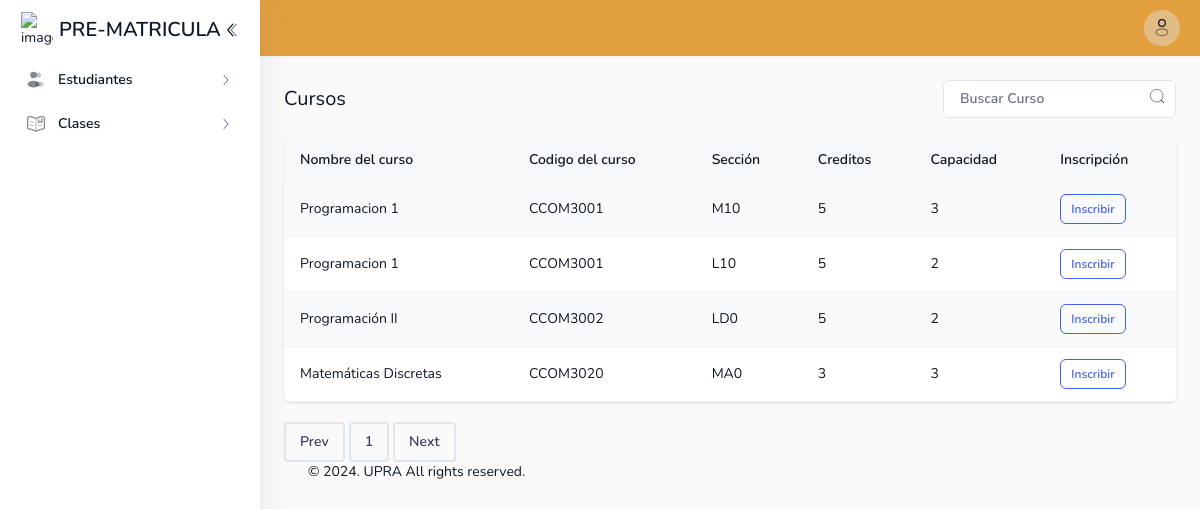
/template/student/controllers/coursesController.php (signed in), run on the app's committed database.
### tables this page shows
CREATE TABLE `section` (
  `course_id` char(8) NOT NULL,
  `section_id` char(3) NOT NULL,
  `capacity` int(3) UNSIGNED NOT NULL
);

CREATE TABLE `course` (
  `course_id` char(8) NOT NULL,
  `title` varchar(30) NOT NULL,
  `credits` tinyint(1) NOT NULL
);

### template/student/models/coursesModel.php (called while the page is built, shortened)
<?php
class CoursesModel {
    public static function getCoursesByPage($conn, $page, $perPage, $searchTerm) {
        $offset = ($page - 1) * $perPage;
        $sql = "
            SELECT
                course.title AS title,
                course.course_id AS course_id,
                course.credits AS credits,
                section.capacity AS capacity,
                section.section_id AS section_id
            FROM
                course
            JOIN
                section ON course.course_id = section.course_id";
        $sql .= " LIMIT $perPage OFFSET $offset";
        $result = $conn->query($sql);
        if ($result) {
            $courses = [];
            while ($row = $result->fetch_assoc()) {
                $courses[] = $row;
            }
            return $courses;
        } else {
            die("Error in the query: " . $conn->error);
        }
    }
    public static function getEnrolledCourses($conn, $student_id) {
        $sql = "SELECT course_id FROM enrollment WHERE student_id = ?";
        $stmt = $conn->prepare($sql);
        $stmt->bind_param("s", $student_id);
        $stmt->execute();
        $result = $stmt->get_result();
        if ($result) {
            $enrolledCourses = [];
            return $enrolledCourses;
        } else {
            die("Error in the query: " . $conn->error);
        }
    }
    public static function getTotalCourses($conn) {
        $sql = "SELECT COUNT(*) as total FROM course";
        $result = $conn->query($sql);
        if ($result) {
            $row = $result->fetch_assoc();
            return $row['total'];
        } else {
            die("Error in the query: " . $conn->error);
        }
    }
}
?>

### template/student/views/classes.php (the view, shortened to what this page needs)
<!DOCTYPE html>
<html lang="en" dir="ltr">
<head>
    <link rel="stylesheet" type="text/css" media="screen" href="assets/css/perfect-scrollbar.min.css" />
    <link rel="stylesheet" type="text/css" media="screen" href="assets/css/style.css" />
    <link defer rel="stylesheet" type="text/css" media="screen" href="assets/css/animate.css" />
</head>
<body x-data="main" class="relative overflow-x-hidden font-nunito text-sm font-normal antialiased" :class="[ $store.app.sidebar ? 'toggle-sidebar' : '', $store.app.theme === 'dark' || $store.app.isDarkMode ?  'dark' : '', $store.app.menu, $store.app.layout,$store.app.rtlClass]">
    <div class="main-container min-h-screen text-black dark:text-white-dark" :class="[$store.app.navbar]">
        <div :class="{'dark text-white-dark' : $store.app.semidark}">
            <nav x-data="sidebar" class="sidebar fixed top-0 bottom-0 z-50 h-full min-h-screen w-[260px] shadow-[5px_0_25px_0_rgba(94,92,154,0.1)] transition-all duration-300">
                <div class="h-full bg-white dark:bg-[#0e1726]">
                    <div class="flex items-center justify-between px-4 py-3">
                        <a href="#" class="main-logo flex shrink-0 items-center">
                            <img class="ml-[5px] w-8 flex-none" src="assets/images/university.png" alt="image" />
                            <span style='font-size: 20px' class="align-middle text-2xl font-semibold ltr:ml-1.5 rtl:mr-1.5 dark:text-white-light lg:inline">PRE-MATRICULA</span>
                        </a>
                        <a href="javascript:;" class="collapse-icon flex h-8 w-8 items-center rounded-full transition duration-300 hover:bg-gray-500/10 rtl:rotate-180 dark:text-white-light dark:hover:bg-dark-light/10" @click="$store.app.toggleSidebar()">
                        </a>
                    </div>
                    <ul
                            class="perfect-scrollbar relative h-[calc(100vh-80px)] space-y-0.5 overflow-y-auto overflow-x-hidden p-4 py-0 font-semibold"
                            x-data="{ activeDropdown: null }"
                        >
                            <li class="menu nav-item">
                                <button
                                    type="button"
                                    class="nav-link group"
                                    :class="{'active' : activeDropdown === 'students'}"
                                    @click="activeDropdown === 'students' ? activeDropdown = null : activeDropdown = 'students'"
                                >
                                    <div class="flex items-center">
                                        <span class="text-black ltr:pl-3 rtl:pr-3 dark:text-[#506690] dark:group-hover:text-white-dark">Estudiantes</span>
                                    </div>
                                    <div class="rtl:rotate-180" :class="{'!rotate-90' : activeDropdown === 'students'}">
                                        <svg width="16" height="16" viewBox="0 0 24 24" fill="none" xmlns="http://www.w3.org/2000/svg">
                                            <path d="M9 5L15 12L9 19" stroke="currentColor" stroke-width="1.5" stroke-linecap="round" stroke-linejoin="round" />
                                        </svg>
                                    </div>
                                </button>
                            <li class="menu nav-item">
                                <button
                                    type="button"
                                    class="nav-link group"
                                    :class="{'active' : activeDropdown === 'classes'}"
                                    @click="activeDropdown === 'students' ? activeDropdown = null : activeDropdown = 'classes'"
                                >
                                    <div class="flex items-center">
                                        <span class="text-black ltr:pl-3 rtl:pr-3 dark:text-[#506690] dark:group-hover:text-white-dark">Clases</span>
                                    </div>
                                    <div class="rtl:rotate-180" :class="{'!rotate-90' : activeDropdown === 'students'}">
                                        <svg width="16" height="16" viewBox="0 0 24 24" fill="none" xmlns="http://www.w3.org/2000/svg">
                                            <path d="M9 5L15 12L9 19" stroke="currentColor" stroke-width="1.5" stroke-linecap="round" stroke-linejoin="round" />
                                        </svg>
                                    </div>
                                </button>
                            </li>
                    </ul>
                </div>
            </nav>
        </div>
        <div class="main-content flex flex-col min-h-screen">
            <header class="z-40" :class="{'dark' : $store.app.semidark && $store.app.menu === 'horizontal'}">
                <div class="shadow-sm">
                    <div class="relative flex w-full items-center bg-warning px-5 py-2.5 dark:bg-[#0e1726]">
                        <div x-data="header" class="flex items-center space-x-1.5 ltr:ml-auto rtl:mr-auto rtl:space-x-reverse dark:text-[#d0d2d6] sm:flex-1 ltr:sm:ml-0 sm:rtl:mr-0 lg:space-x-2">
                            <div class="dropdown flex-shrink-0" x-data="dropdown" @click.outside="open = false">
                                <a href="javascript:;" class="block rounded-full bg-white-light/40 p-2 hover:bg-white-light/90 hover:text-primary dark:bg-dark/40 dark:hover:bg-dark/60" @click="toggle()">
                                    <span> <svg width="24" height="24" viewBox="0 0 24 24" fill="none" xmlns="http://www.w3.org/2000/svg" class="h-5 w-5">
                                            <circle cx="12" cy="6" r="4" stroke="currentColor" stroke-width="1.5" />
                                            <ellipse opacity="0.5" cx="12" cy="17" rx="7" ry="4" stroke="currentColor" stroke-width="1.5" />
                                        </svg>
                                    </span>
                                </a>
                            </div>
                        </div>
                    </div>
                </div>
            </header>
            <div class="animate__animated p-6" :class="[$store.app.animation]">
                <div x-data="contacts">
                        <div class="flex flex-wrap items-center justify-between gap-4">
                            <h2 class="text-xl">Cursos</h2>
                            <div class="flex w-full flex-col gap-4 sm:w-auto sm:flex-row sm:items-center sm:gap-3">
                                <div class="relative">
                                    <form action="coursesController.php" method="get">
                                            <input
                                                type="text"
                                                name="search"
                                                placeholder="Buscar Curso"
                                                class="peer form-input py-2 ltr:pr-11 rtl:pl-11"
                                            />
                                            <div class="absolute top-1/2 -translate-y-1/2 peer-focus:text-primary ltr:right-[11px] rtl:left-[11px]">
                                                <button type="submit">
                                                    <svg class="mx-auto" width="16" height="16" viewBox="0 0 24 24" fill="none" xmlns="http://www.w3.org/2000/svg">
                                                        <circle cx="11.5" cy="11.5" r="9.5" stroke="currentColor" stroke-width="1.5" opacity="0.5"></circle>
                                                        <path d="M18.5 18.5L22 22" stroke="currentColor" stroke-width="1.5" stroke-linecap="round"></path>
                                                    </svg>
                                                </button>
                                            </div>
                                        </form>
                                </div>
                            </div>
                        </div>
                        <div class="panel mt-5 overflow-hidden border-0 p-0">
                            <template x-if="displayType === 'list'">
                                <div class="table-responsive">
                                    <table class="table-striped table-hover">
                                        <thead>
                                            <tr>
                                                <th>Nombre del curso</th>
                                                <th>Codigo del curso</th>
                                                <th>Sección</th>
                                                <th>Creditos</th>
                                                <th>Capacidad</th>
                                                <th>Inscripción</th>
                                            </tr>
                                        </thead>
                                        <tbody>
                                        <?php foreach ($filteredCourses as $course): ?>
                                                <tr>
                                                        <td><?php echo $course['title']; ?></td>
                                                        <td><?php echo $course['course_id']; ?></td>
                                                        <td><?php echo $course['section_id']; ?></td>
                                                        <td><?php echo $course['credits']; ?></td>
                                                        <td><?php echo $course['capacity']; ?></td>
                                                        <td>
                                                            <div class="flex items-center gap-4">
                                                                <form method="post" action="../controllers/requestController.php">
                                                                    <button type="submit" name="inscribir" class="btn btn-sm btn-outline-primary">
                                                                    Inscribir
                                                                    </button>
                                                                </form>
                                                            </div>
                                                        </td>
                                                </tr>
                                        <?php endforeach; ?>
                                        </tbody>
                                    </table>
                                </div>
                            </template>
                        </div> <br>
                        <?php
                            $totalPages = ceil($totalCourses / $perPage);
                            $currentPage = isset($_GET['page']) ? $_GET['page'] : 1;
                            $searchTerm = isset($_GET['search']) ? '&search=' . urlencode($_GET['search']) : '';
                            echo '<ul class="inline-flex items-center space-x-1 rtl:space-x-reverse m-auto">';
                            echo '<li><button type="button" class="flex justify-center font-semibold px-3.5 py-2 rounded transition text-dark hover:text-primary border-2 border-[#e0e6ed] dark:border-[#191e3a] hover:border-primary dark:hover:border-primary dark:text-white-light" onclick="window.location.href=\'?page=' . max($currentPage - 1, 1) . $searchTerm . '\'">Prev</button></li>';
                            for ($i = 1; $i <= $totalPages; $i++) {
                                echo '<li><button type="button" class="flex justify-center font-semibold px-3.5 py-2 rounded transition text-dark hover:text-primary border-2 border-[#e0e6ed] dark:border-[#191e3a] hover:border-primary dark:hover:border-primary dark:text-white-light" onclick="window.location.href=\'?page=' . $i . $searchTerm . '\'">' . $i . '</button></li>';
                            }
                            echo '<li><button type="button" class="flex justify-center font-semibold px-3.5 py-2 rounded transition text-dark hover:text-primary border-2 border-[#e0e6ed] dark:border-[#191e3a] hover:border-primary dark:hover:border-primary dark:text-white-light" onclick="window.location.href=\'?page=' . min($currentPage + 1, $totalPages) . $searchTerm . '\'">Next</button></li>';
                            echo '</ul>';
                            ?>
            </div>
            <div class="p-6 pt-0 mt-auto text-center dark:text-white-dark ltr:sm:text-left rtl:sm:text-right">
                © <span id="footer-year">2022</span>. UPRA All rights reserved.
            </div>
        </div>
    </div>
</body>
</html>

### template/student/controllers/coursesController.php (shortened to what this page needs)
<?php
require_once '../models/coursesModel.php';
if (!(isset($_SESSION['role']) && $_SESSION['role'] === 'student')) {
    header("Location: ../../");
    exit();
} else {
    require_once '../db_connect.php';
    $courseController = new CourseController();
    $page = isset($_GET['page']) ? $_GET['page'] : 1;
    $perPage = 10;
    $searchTerm = isset($_GET['search']) ? $_GET['search'] : '';
    list($filteredCourses, $totalCourses) = $courseController->getCoursesByPage($conn, $page, $perPage, $searchTerm);
    include '../views/classes.php';
}
class CourseController {
    public function getCoursesByPage($conn, $page, $perPage, $searchTerm) {
        $courses = CoursesModel::getCoursesByPage($conn, $page, $perPage, $searchTerm);
        $totalCourses = CoursesModel::getTotalCourses($conn, $searchTerm);
        $filteredCourses = [];
        $student_id = $_SESSION['student_id'];
        $enrolledCourses = CoursesModel::getEnrolledCourses($conn, $student_id);
        foreach ($courses as $course) {
            if (!in_array($course['course_id'], $enrolledCourses)) {
                $filteredCourses[] = $course;
            }
        }
        return array($filteredCourses, $totalCourses);
    }
}
?>

### data on the page
section: course.title "Programacion 1", course.course_id "CCOM3001", section_id "M10", course.credits "5", capacity "3"
section: course.title "Programacion 1", course.course_id "CCOM3001", section_id "L10", course.credits "5", capacity "2"
section: course.title "Programación II", course.course_id "CCOM3002", section_id "LD0", course.credits "5", capacity "2"
section: course.title "Matemáticas Discretas", course.course_id "CCOM3020", section_id "MA0", course.credits "3", capacity "3"
